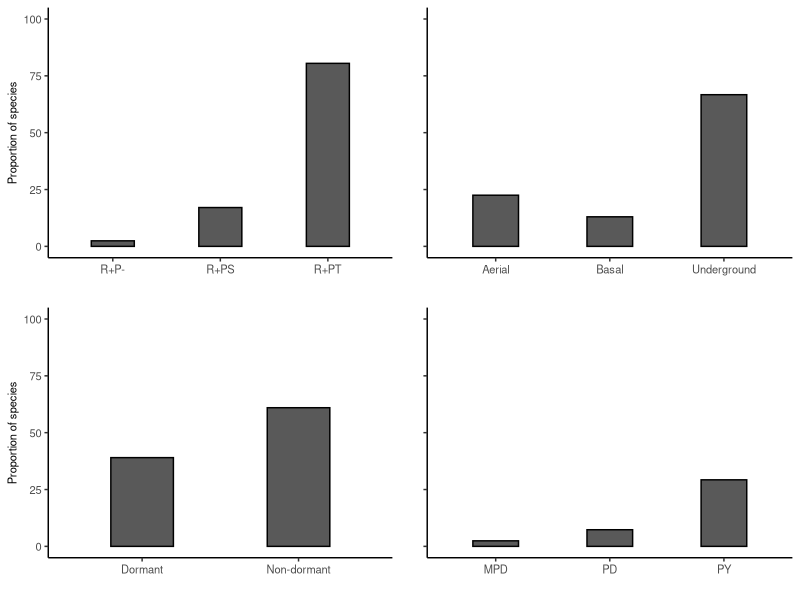
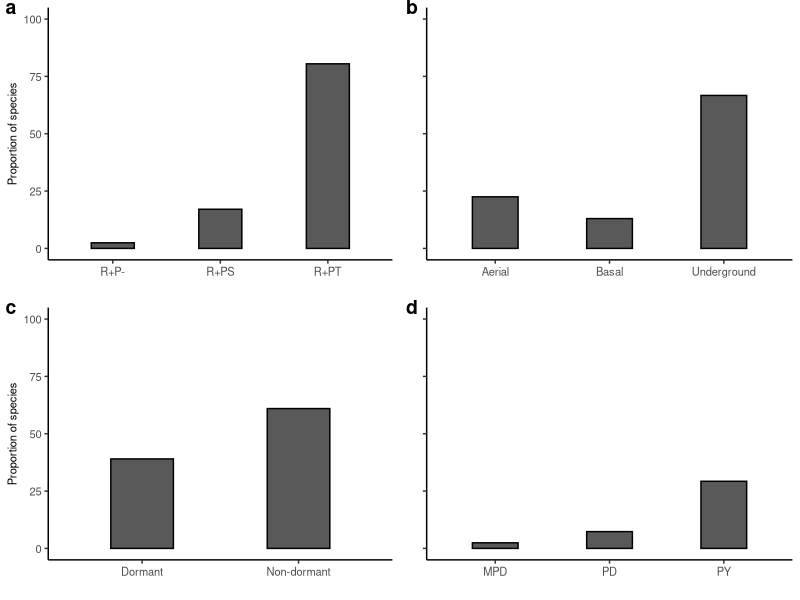
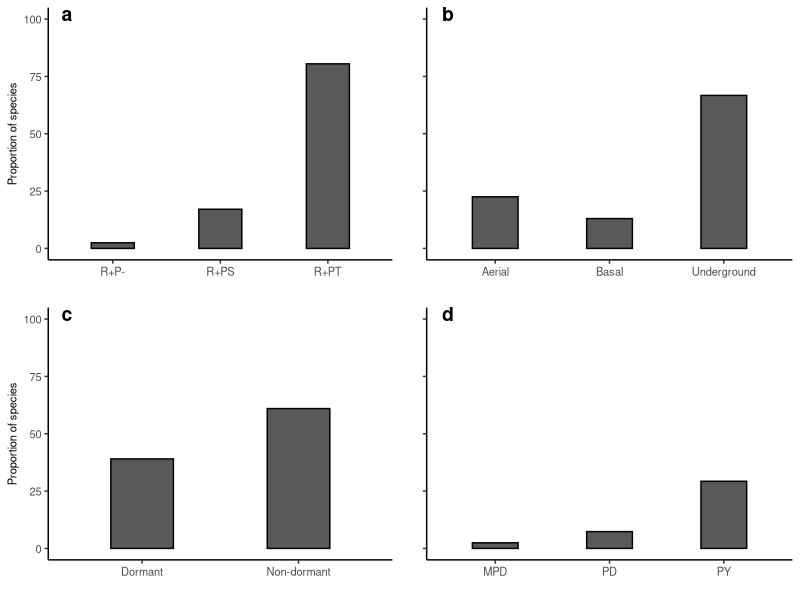
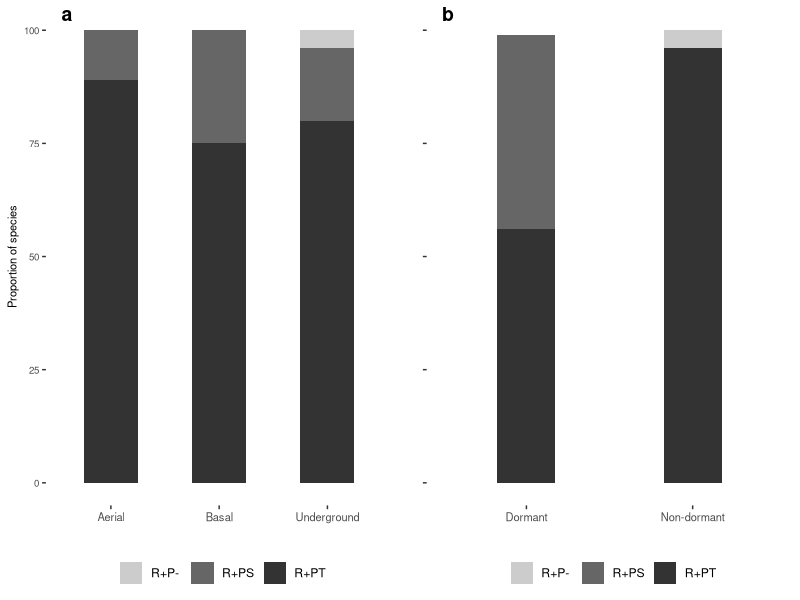
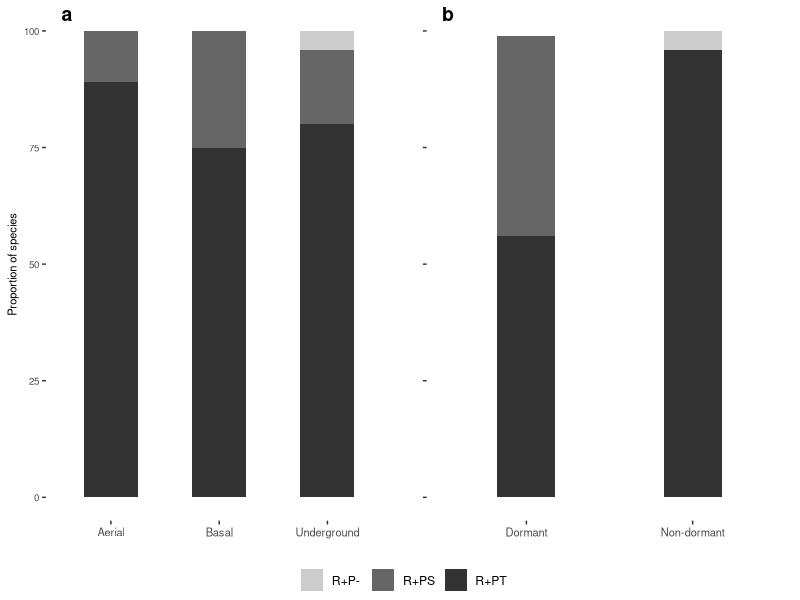
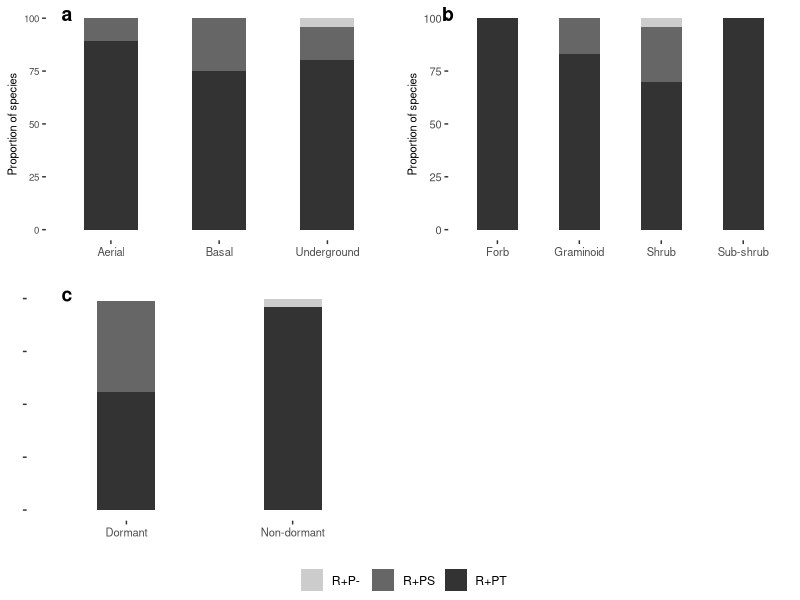
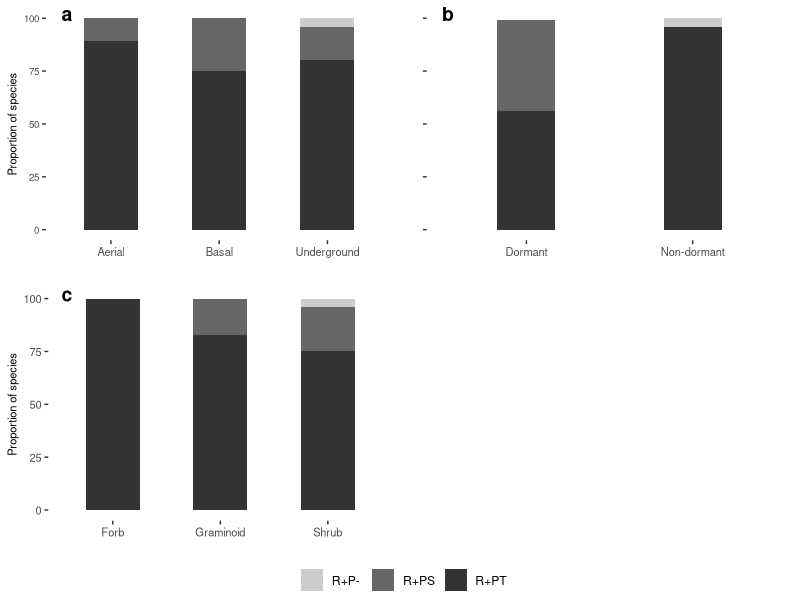
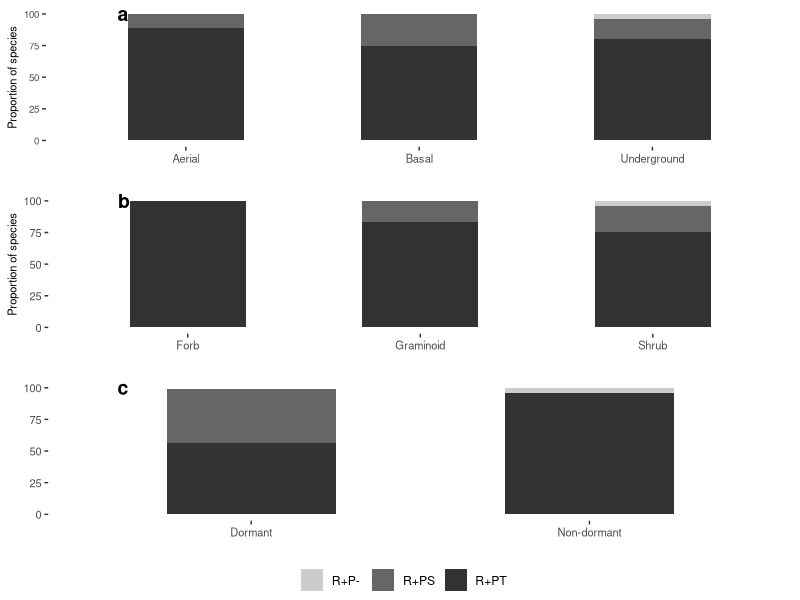

These charts were generated, in order, by the following R code: (Note: this script raises an error after producing the figures.)
# ============ Figuras (barplots) fev-março-abril 2020 ================
# planilha e figuras atualizadas do paper Seeds - Zupo et al.
#=======================================================================

#pacotes
library(plyr)
library(ggplot2)
library(gridExtra)
library(ggpubr)

## aqui é pra fazer a figura 1 do paper das seeds! fevereiro 2020####

#lendo tables
seeds <- read.csv(file = "data/seeds.csv", sep = ";", dec = ".", header = T)
head(seeds)
class(seeds$estrategia)
class(seeds$prop_ssp)

#separando os dados
strat <- seeds[c(1:3),c(1,3)]
buds <- seeds[c(4:6),c(1,3)]
dorm <- seeds[c(7:8),c(1,3)]
types <- seeds[c(9:11),c(1,3)]
survived <- seeds[c(12:14), c(1,3)]

# as figuras
f1<- ggplot(data=strat, aes(x= estrategia, y=prop_ssp,  width=.4)) + # width faz a barra ficar mais fina (ou grossa)
  geom_bar(stat="identity", position=position_dodge(), colour="black")+

  xlab("") +
  ylab("Proportion of species") +
  scale_y_continuous(limits = c(0, 100),breaks=0:20*25) +
  theme_classic() +
  theme (axis.text = element_text(size = 8), axis.title=element_text(size=8),
         axis.text.x = element_text(size=8),panel.grid.major=element_blank(),   # Pra tirar os grid lines
         panel.grid.minor=element_blank(),panel.border=element_blank()) +
  theme(axis.line.x = element_line(color = 'black', size = 0.5, linetype = 'solid'), ## to write x and y axis again, ja que removi da borda
        axis.line.y = element_line(color='black', size = 0.5, linetype= 'solid'))+
  theme(legend.position="none")


f2<- ggplot(data=buds, aes(x= estrategia, y=prop_ssp,  width=.4)) + # width faz a barra ficar mais fina (ou grossa)
  geom_bar(stat="identity", position=position_dodge(), colour="black")+

  xlab("") +
  ylab("") +
  scale_y_continuous(limits = c(0, 100),breaks=0:20*25) +
  theme_classic() +
  theme (axis.text = element_text(size = 8), axis.title=element_text(size=8),
         axis.text.x = element_text(size=8),axis.text.y = element_blank(), panel.grid.major=element_blank(),   # Pra tirar os grid lines
         panel.grid.minor=element_blank(),panel.border=element_blank()) +
  theme(axis.line.x = element_line(color = 'black', size = 0.5, linetype = 'solid'), ## to write x and y axis again, ja que removi da borda
        axis.line.y = element_line(color='black', size = 0.5, linetype= 'solid'))+
  theme(legend.position="none")

f3<- ggplot(data=dorm, aes(x= estrategia, y=prop_ssp,  width=.4)) + # width faz a barra ficar mais fina (ou grossa)
  geom_bar(stat="identity", position=position_dodge(), colour="black")+

  xlab("") +
  ylab("Proportion of species") +
  scale_y_continuous(limits = c(0, 100),breaks=0:20*25) +
  theme_classic() +
  theme (axis.text = element_text(size = 8), axis.title=element_text(size=8),
         axis.text.x = element_text(size=8),panel.grid.major=element_blank(),   # Pra tirar os grid lines
         panel.grid.minor=element_blank(),panel.border=element_blank()) +
  theme(axis.line.x = element_line(color = 'black', size = 0.5, linetype = 'solid'), ## to write x and y axis again, ja que removi da borda
        axis.line.y = element_line(color='black', size = 0.5, linetype= 'solid'))+
  theme(legend.position="none")

f4<- ggplot(data=types, aes(x= estrategia, y=prop_ssp,  width=.4)) + # width faz a barra ficar mais fina (ou grossa)
  geom_bar(stat="identity", position=position_dodge(), colour="black")+

  xlab("") +
  ylab("") +
  scale_y_continuous(limits = c(0, 100),breaks=0:20*25) +
  theme_classic() +
  theme (axis.text = element_text(size = 8), axis.title=element_text(size=8),
         axis.text.x = element_text(size=8), axis.text.y = element_blank(),panel.grid.major=element_blank(),   # Pra tirar os grid lines
         panel.grid.minor=element_blank(),panel.border=element_blank()) +
  theme(axis.line.x = element_line(color = 'black', size = 0.5, linetype = 'solid'), ## to write x and y axis again, ja que removi da borda
        axis.line.y = element_line(color='black', size = 0.5, linetype= 'solid'))+
  theme(legend.position="none")


#salvando todos os graphs em uma figura:

png("figs/figura02b.png", res = 300, width = 2400, height = 1200)
grid.arrange(f1, f2, f3, f4, ncol=2)
dev.off()

#para adicionar labels dentro do plot usando vjust and hjust:

png("figs/figura01.png", res = 300, width = 2400, height = 1200)
ggarrange(f1, f2, f3, f4,
          labels = c("a", "b", "c", "d"),vjust =  1.0, hjust = -0.5,
          ncol = 2, nrow = 2)
dev.off()

#agora usando label.x e label.y:
# que é melhor que vjust and hjust - dá pra ajustar cada label onde vc quer!

png("figs/figura03.png", res = 300, width = 2000, height = 1200)
ggarrange(f1, f2, f3, f4,
          labels = c("a", "b", "c", "d"),label.x = c(0.14, 0.09, 0.14, 0.09),
          label.y = 1, ncol = 2, nrow = 2)
dev.off()


##################  agora pra fazer a figura 2  ####################

#essa figura é a antiga fig 3 e 5 juntas. stacked barplots
# pra isso tenho que fazer 2 dataframes

#primeiro dataframe
buds<-c( "Aerial", "Aerial", "Aerial", "Basal", "Basal","Basal", "Underground", "Underground", "Underground")
buds1 <- as.factor(buds)

strats<-c("R+PT", "R+PS", "R+P-","R+PT", "R+PS", "R+P-","R+PT", "R+PS", "R+P-" )
strat1 <-as.factor(strats)

values <- c( "0.89", "0.11", "0", "0.75","0.25", "0", '0.8', "0.16", "0.04")
value1 <-as.numeric(values)
value1 <- value1*100
datax <- data.frame(buds1, strat1, value1)

#segundo dataframe
dorm <- c("Dormant", "Dormant", "Dormant", "Non-dormant", "Non-dormant", "Non-dormant")
dorm1 <- as.factor(dorm)

strats2<-c("R+PT", "R+PS", "R+P-","R+PT", "R+PS", "R+P-")
strat2 <-as.factor(strats2)

val <- c("0.56", "0.43", "0", "0.96", "0", "0.04")
val1 <- as.numeric(val)
val1 <- val1*100

datay <- data.frame(dorm1, strat2, val1)

#terceiro (growth forms, com sub-shrubs e shrubs separados)
gf <- c( "Forb", "Forb", "Forb","Graminoid", "Graminoid", "Graminoid", "Sub-shrub", "Sub-shrub","Sub-shrub", "Shrub", "Shrub", "Shrub")
gf1 <- as.factor(gf)

strats3a<-c("R+PT", "R+PS", "R+P-","R+PT", "R+PS", "R+P-", "R+PT", "R+PS", "R+P-","R+PT", "R+PS", "R+P-")
strat3 <-as.factor(strats3a)

values <-c( "1", "0", "0","0.83", "0.17","0", "1", "0", "0", "0.7", "0.26", "0.04")
val3 <- as.numeric(values)
val3 <- val3*100

dataz <-data.frame(gf1, strat3, val3)

#terceiro (growth forms, com sub-shrubs e shrubs juntos)
gf2<-c( "Forb", "Forb", "Forb","Graminoid", "Graminoid", "Graminoid", "Shrub", "Shrub", "Shrub")
gf2 <- as.factor(gf2)

straty <-c("R+PT", "R+PS", "R+P-", "R+PT", "R+PS", "R+P-","R+PT", "R+PS", "R+P-")
straty <-as.factor(straty)

valuex <- c("1", "0", "0", "0.83", "0.17","0", "0.75", "0.21", "0.04")
val4 <- as.numeric(valuex)
val4 <- val4*100

datazz <-data.frame(gf2, straty, val4)

#as figuras:
g1 <-ggplot(data=datax, aes(x=buds1, y=value1, fill = strat1,  width=.5)) + # width faz a barra ficar mais fina (ou grossa)
  geom_bar(position="stack", stat="identity")+
  scale_fill_manual(values=c('#CCCCCC','#666666', '#333333'))+
    xlab("") +
  ylab("Proportion of species") +
  theme_classic() +
  theme (axis.text = element_text(size = 7), axis.title=element_text(size=8),
         axis.text.x=element_text(size=8),
         panel.grid.major=element_blank(),
         panel.grid.minor=element_blank(), panel.border=element_blank()) +
  theme(axis.line.x = element_line(color="black", size = 0), ## to write x and y axis again, ja que removi da borda
        axis.line.y = element_line(color="black", size = 0))+
  theme(legend.position="bottom")
g1<- g1+labs(fill ="")

g2 <-ggplot(data=datay, aes(x=dorm1, y=val1, fill = strat2,  width=.35)) + # width faz a barra ficar mais fina (ou grossa)
  geom_bar(position="stack", stat="identity")+
  scale_fill_manual(values=c('#CCCCCC','#666666', '#333333'))+
  xlab("") +
  ylab("") +
  theme_classic() +
  theme (axis.text = element_text(size = 7), axis.title=element_text(size=8),
         axis.text.x=element_text(size=8),axis.text.y = element_blank(),
         panel.grid.major=element_blank(),
         panel.grid.minor=element_blank(), panel.border=element_blank()) +
  theme(axis.line.x = element_line(color="black", size = 0), ## to write x and y axis again, ja que removi da borda
        axis.line.y = element_line(color="black", size = 0))+
  theme(legend.position="bottom")
g2<-g2+ labs(fill ="")

g2b <-ggplot(data=datay, aes(x=dorm1, y=val1, fill = strat2,  width=.5)) + # width faz a barra ficar mais fina (ou grossa)
  geom_bar(position="stack", stat="identity")+
  scale_fill_manual(values=c('#CCCCCC','#666666', '#333333'))+
  xlab("") +
  ylab("") +
  theme_classic() +
  theme (axis.text = element_text(size = 7), axis.title=element_text(size=8),
         axis.text.x=element_text(size=8),axis.text.y = element_text(size=8),
         panel.grid.major=element_blank(),
         panel.grid.minor=element_blank(), panel.border=element_blank()) +
  theme(axis.line.x = element_line(color="black", size = 0), ## to write x and y axis again, ja que removi da borda
        axis.line.y = element_line(color="black", size = 0))+
  theme(legend.position="bottom")
g2b<-g2b + labs(fill ="")

#sub-shrubs separado
g3 <-ggplot(data=dataz, aes(x=gf1, y=val3, fill = strat3,  width=.5)) + # width faz a barra ficar mais fina (ou grossa)
  geom_bar(position="stack", stat="identity")+
  scale_fill_manual(values=c('#CCCCCC','#666666', '#333333'))+
  xlab("") +
  ylab("Proportion of species") +
  theme_classic() +
  theme (axis.text = element_text(size = 7), axis.title=element_text(size=8),
         axis.text.x=element_text(size=8),axis.text.y = element_text(size=8),
         panel.grid.major=element_blank(),
         panel.grid.minor=element_blank(), panel.border=element_blank()) +
  theme(axis.line.x = element_line(color="black", size = 0), ## to write x and y axis again, ja que removi da borda
        axis.line.y = element_line(color="black", size = 0))+
  theme(legend.position="bottom")
g3<-g3+ labs(fill ="")

#sub-shrubs junto
g4 <-ggplot(data=datazz, aes(x=gf2, y=val4, fill = straty,  width=.5)) + # width faz a barra ficar mais fina (ou grossa)
  geom_bar(position="stack", stat="identity")+
  scale_fill_manual(values=c('#CCCCCC','#666666', '#333333'))+
  xlab("") +
  ylab("Proportion of species") +
  theme_classic() +
  theme (axis.text = element_text(size = 7), axis.title=element_text(size=8),
         axis.text.x=element_text(size=8),axis.text.y = element_text(size=8),
         panel.grid.major=element_blank(),
         panel.grid.minor=element_blank(), panel.border=element_blank()) +
  theme(axis.line.x = element_line(color="black", size = 0), ## to write x and y axis again, ja que removi da borda
        axis.line.y = element_line(color="black", size = 0))+
  theme(legend.position="bottom")
g4<-g4+ labs(fill ="")


#e se quiser colocar a legenda?
#https://stackoverflow.com/questions/43220862/how-can-i-move-the-legend-position-with-grid-arrange

#abaixo temos uma opçao de como pegar a legenda de qq ggplot, mas nao precisei usar nesse caso
#primeiro:
#library(gridExtra)
#get_legend<-function(myggplot){
 # tmp <- ggplot_gtable(ggplot_build(myggplot))
  #leg <- which(sapply(tmp$grobs, function(x) x$name) == "guide-box")
  #legend <- tmp$grobs[[leg]]
  #return(legend)
#}

#then get legends from any of the plots
#legend <- g_legend(g2)
#

#para usar labels dentro do plot - usando label.x e label.y
library(ggpubr)

#primeira fig sem a legenda
png("figs/figura04.png", res = 300, width = 2000, height = 800)
ggarrange(g1, g2,
          labels = c("a", "b"),label.x = c(0.14, 0.09), ncol=2, nrow=1)
dev.off()

#segunda fig com a legenda!
png("figs/figura04B.png", res = 300, width = 2000, height = 800)
ggarrange(g1, g2, labels = c("a", "b"),label.x = c(0.14, 0.09),
common.legend = TRUE, legend = "bottom")
dev.off()

#adding growth forms na figura
#com subshrubs separado
png("figs/figura04ca.png", res = 300, width = 2000, height = 1400)
ggarrange(g1, g3, g2, labels = c("a", "b", "c"),label.x = c(0.14, 0.09, 0.14),
          common.legend = TRUE, legend = "bottom")
dev.off()

#shrubs e sub-shrubs juntos
png("figs/figura04d.png", res = 300, width = 2000, height = 1400)
ggarrange(g1, g2, g4, labels = c("a", "b", "c"),label.x = c(0.14, 0.09, 0.14),
          common.legend = TRUE, legend = "bottom")
dev.off()

#outro jeito de arrange:
png("figs/figura05.png", res = 300, width = 1100, height = 2000)
ggarrange(g1, g4, g2b, ncol = 1, labels = c("a", "b", "c"),label.x = c(0.14, 0.14, 0.14),common.legend = TRUE, legend = "bottom")
dev.off()


##################  agora a ultima figura    ##################
####### OBS: a ultima figura ta em outro script -> last_fig #

survived
g4<- ggplot(data=survived, aes(x= estrategia, y=prop_ssp,  width=.5)) + # width faz a barra ficar mais fina (ou grossa)
  geom_bar(stat="identity", position=position_dodge(), colour="black")+

  xlab("") +
  ylab("Proportion of species") +
  scale_y_continuous(limits = c(0, 100),breaks=0:20*25) +
  theme_classic() +
  theme (axis.text = element_text(size = 8), axis.title=element_text(size=8),
         axis.text.x = element_text(size=8), axis.text.y = element_text(size=8), panel.grid.major=element_blank(),   # Pra tirar os grid lines
         panel.grid.minor=element_blank(),panel.border=element_blank()) +
  theme(axis.line.x = element_line(color = 'black', size = 0.5, linetype = 'solid'), ## to write x and y axis again, ja que removi da borda
        axis.line.y = element_line(color='black', size = 0.5, linetype= 'solid'))+
  theme(legend.position="none")

png("figs/figura05.png", res = 300, width = 1200, height = 1000)
grid.arrange(g4)
dev.off()


###################agora a ultima figura como stacked barplot###################
######### OBS: essa nao é a figura q foi pro paper. olhar script last_fig

#primeiro o dataframe

#exp<-c("100-1 min", "100-1 min", "100-1 min", "100-3 min", "100-3 min", "100-3 min", "200-1 min", "200-1 min","200-1 min")
#exp1 <- as.factor(exp)

#strats<-c("Stimulated", "Tolerated", "Decreased","Stimulated", "Tolerated", "Decreased","Stimulated", "Tolerated", "Decreased" )
#strat2 <-as.factor(strats)

#values <- c('0.02', "0.95", "0.02", "0.14", "0.77", "0.09", "0.12","0.34", "0.54")
#value2 <-as.numeric(values)
#valuex <- value2*100
#data2 <- data.frame(exp1, strat2, valuex)


#a figura:

g5 <-ggplot(data=data2, aes(x=exp1, y=valuex, fill = strat2,  width=.5)) + # width faz a barra ficar mais fina (ou grossa)
  geom_bar(position="stack", stat="identity")+
  scale_fill_manual(values=c('#CCCCCC','#666666', '#333333'))+
  scale_x_discrete(limits=c("100-1 min","100-3 min", "200-1 min" ),
                   labels=c("100 - 1 min","100 - 3 min", "200 - 1 min" ))+
    xlab("") +
  ylab("Proportion of species") +
  theme_classic() +
  theme (axis.text = element_text(size = 7), axis.title=element_text(size=8),
         axis.text.x=element_text(size=8),
         panel.grid.major=element_blank(),
         panel.grid.minor=element_blank(), panel.border=element_blank()) +
  theme(axis.line.x = element_line(color="black", size = 0), ## to write x and y axis again, ja que removi da borda
        axis.line.y = element_line(color="black", size = 0))+
  theme(legend.position="bottom", legend.text = element_text(size =9), legend.key.size = unit(0.35, "cm"))
g5<- g5+labs(fill ="")

png("figs/figura05B.png", res = 300, width = 1200, height = 1000)
ggarrange(g5,
          common.legend = TRUE, legend = "bottom")
dev.off()
